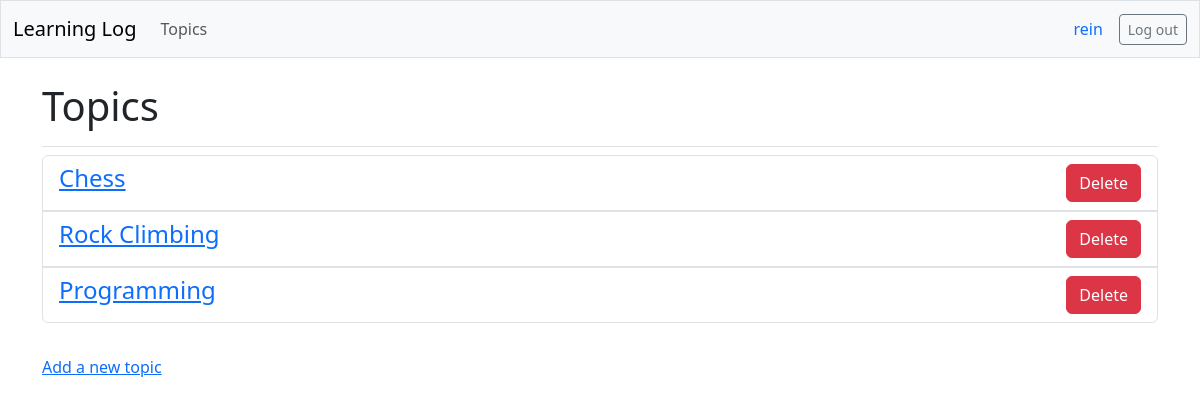
The app's page /topics/ (signed in) with its own data.
### learning_logs/models.py (models this page shows, shortened)
class Topic(models.Model):
    text = models.CharField(max_length=256)
    date_added = models.DateTimeField(auto_now_add=True)
    owner = models.ForeignKey(User, on_delete=models.CASCADE)

### learning_logs/views.py (the view)
# urls.py: path("topics/", views.topics, name="topics"),
@login_required  # makes the topics only accessible when the user is logged in.
def topics(request):
    topics = Topic.objects.filter(owner=request.user).order_by("date_added")
    context = {"topics": topics}
    return render(request, "learning_logs/topics.html", context)

### learning_logs/templates/learning_logs/topics.html
{% extends 'learning_logs/base.html' %}
{% block page_header %}
<h1>Topics</h1>
{% endblock page_header %}
{% block content %}
<ul class="list-group pb-2 mb-4">
    {% for topic in topics %}
    <li class="list-group-item border">
        <div class="d-flex justify-content-between">
            <a href="{% url 'learning_logs:topic' topic.id %}">
                <h4>{{ topic.text }}</h4>
            </a>
            <a class="btn btn-danger btn-md" href="{% url 'learning_logs:delete_topic' topic.id %}">
                Delete</a>
        </div>
    </li>
    {% empty %}
    <li class="list-group-item border-0">No topics have been added yet.</li>
    {% endfor %}
</ul>
<a href="{% url 'learning_logs:new_topic' %}">Add a new topic</a>
{% endblock content %}

### learning_logs/templates/learning_logs/base.html (shortened to what this page needs)
<!DOCTYPE html>
<html lang="en">
<head>
    {% load django_bootstrap5 %}
    {% bootstrap_css %}
</head>
<body>
    <nav class="navbar navbar-expand-md navbar-light bg-light mb-4 border">
        <div class="container-fluid">
            <a class="navbar-brand" href="{% url 'learning_logs:index' %}">
                Learning Log</a>
            <div class="collapse navbar-collapse" id="navbarCollapse">
                <ul class="navbar-nav me-auto mb-2 mb-md-0">
                    <li class="nav-item">
                        <a class="nav-link" href="{% url 'learning_logs:topics' %}">Topics</a>
                    </li>
                </ul>
                <ul class="navbar-nav ms-auto mb-2 mb-md-0">
                    {% if user.is_authenticated %}
                    <li class="nav-item me-2">
                        <span class="navbar-text me-2 text-primary">{{ user.username }}</span>
                    </li>
                    {% endif %}
                </ul>
                {% if user.is_authenticated %}
                <form action="{% url 'accounts:logout' %}" method="POST">
                    <button type="submit" class="btn btn-outline-secondary btn-sm">
                        Log out</button>
                </form>
                {% endif %}
            </div>
        </div>
    </nav>
    <main class="container">
        <div class="pb-2 mb-2 border-bottom">
            {% block page_header %}{% endblock page_header %}
        </div>
        <div>
            {% block content %}{% endblock content %}
        </div>
    </main>
</body>
</html>

### records on screen
Topic: text "Chess"
Topic: text "Rock Climbing"
Topic: text "Programming"

### other values on screen
{{ user.username }} "rein"
